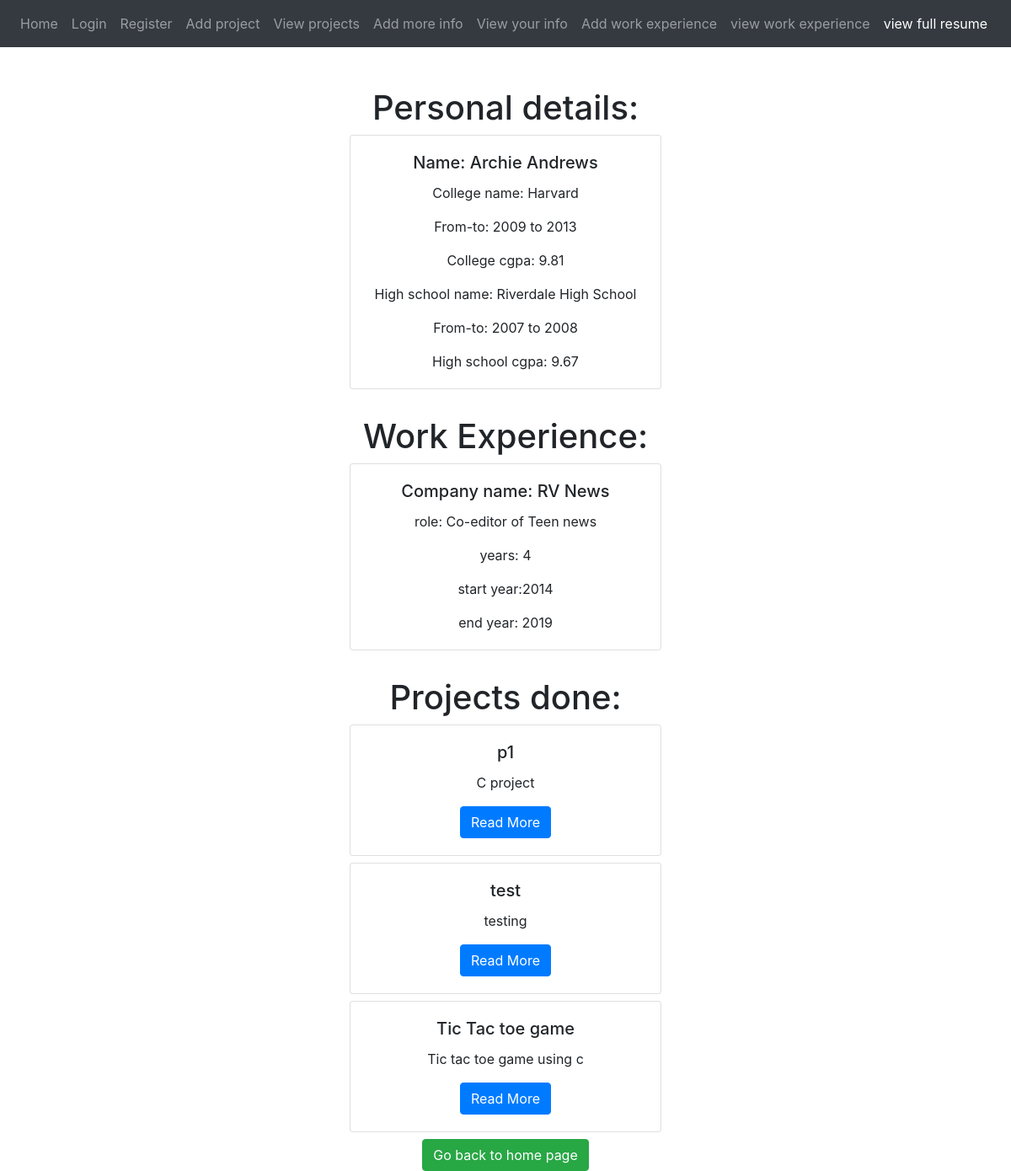
The page /fullview/ (signed in) on the database its author committed.
### Portf1/models.py (models this page shows, shortened)
class MoreInfo(models.Model):
 user=models.ForeignKey(User,on_delete=models.CASCADE,null=True,blank=False)
 firstname=models.CharField(max_length=300, null=True,verbose_name="first name",blank=False)
 lastname=models.CharField(max_length=300, null=True,verbose_name="last name",blank=False)
 collegename=models.CharField(max_length=200,null=True,verbose_name="college name",blank=False)
 major=models.CharField(max_length=200,null=True,blank=False)
 collegecgpa=models.FloatField(null=True,verbose_name="college cgpa",blank=False)
 college_start_year=models.IntegerField(null=True,blank=False)
 college_end_year=models.IntegerField(null=True,blank=False)
 Highschoolname=models.CharField(max_length=200,null=True,verbose_name="high school name",blank=False)
 Highschoolcgpa=models.FloatField(null=True,verbose_name="high school cgpa",blank=False)
 high_school_start_year=models.IntegerField(null=True,blank=False)
 high_school_end_year=models.IntegerField(null=True,blank=False)

class WorkExperience(models.Model):
 user=models.ForeignKey(User,on_delete=models.CASCADE,null=True,blank=False)
 company=models.CharField(max_length=300,null=True,blank=False)
 role=models.CharField(max_length=300, null=True,blank=False)
 years=models.IntegerField(null=True,blank=False)
 start_year=models.IntegerField(null=True,blank=False)
 end_year=models.IntegerField(null=True,blank=False)

class ProjectsList(models.Model):
 user=models.ForeignKey(User,on_delete=models.CASCADE,null=True)
 title = models.CharField(max_length=300,null=True,blank=False)
 short_desc=models.CharField(max_length=100,null=True,blank=False)
 description = models.TextField(null=True,blank=False)
 technology = models.CharField(max_length=20,null=True,blank=False)

### Portf1/views.py (the view)
# urls.py: path("fullview/", FullView, name='fullview'),
def FullView(response):
  MoreInfo1=MoreInfo.objects.filter(user=response.user)
  workexper1=WorkExperience.objects.filter(user=response.user)
  projects1=ProjectsList.objects.filter(user=response.user)
  args={'moreinfo':MoreInfo1, 'workexper':workexper1, 'projects':projects1}
  return render(response, "fullview.html", args)

### templates/fullview.html (shortened to what this page needs)
{% extends "base9.html" %}
{% block content %}
   <br/><br/>
   <center>
    <h1>Personal details:</h1>
    {% for morein in moreinfo%}
   <div class="col-md-4">
        <div class="card mb-2">
            <div class="card-body">
                <h5 class="card-title">Name: {{ morein.firstname }} {{morein.lastname}}</h5>
                <p class="card-text">College name: {{morein.collegename}}</p>
				<p class="card-text">From-to: {{morein.college_start_year}} to {{morein.college_end_year}}</p>
                <p class="card-text">College cgpa: {{morein.collegecgpa}}</p>
				<p class="card-text">High school name: {{morein.Highschoolname}}</p>
				<p class="card-text">From-to: {{morein.high_school_start_year}} to {{morein.high_school_end_year}}</p>
				<p class="card-text">High school cgpa: {{morein.Highschoolcgpa}}</p>
            </div>
        </div>
    </div>
    {% endfor %}
	<br/>
	<h1> Work Experience: </h1>
	{% for work in workexper%}
   <div class="col-md-4">
        <div class="card mb-2">
            <div class="card-body">
                <h5 class="card-title">Company name: {{work.company}}</h5>
                <p class="card-text">role: {{work.role}}</p>
                <p class="card-text">years: {{work.years}}</p>
				<p class="card-text">start year:{{work.start_year}}</p>
				<p class="card-text">end year: {{work.end_year}}</p>
            </div>
        </div>
    </div>
    {% endfor %}
	<br/>
	<h1> Projects done: </h1>
	{% for project in projects %}
   <div class="col-md-4">
        <div class="card mb-2">
            <div class="card-body">
                <h5 class="card-title">{{ project.title }}</h5>
                <p class="card-text">{{ project.short_desc }}</p>
                <a href="{% url 'project_detail' project.pk %}"
                   class="btn btn-primary">
                    Read More
                </a>
            </div>
        </div>
    </div>
    {% endfor %}
	   <a href="{% url 'logSuccess'%}" class="btn btn-success">Go back to home page</a>
	</center>
{% endblock %}

### templates/base9.html (shortened to what this page needs)
<html>
 <head>
  <link rel="stylesheet" href="https://maxcdn.bootstrapcdn.com/bootstrap/4.4.1/css/bootstrap.min.css">
 </head>
<header>
 <nav class="navbar navbar-expand-sm bg-dark navbar-dark">
  <ul class="navbar-nav">
    <li class="nav-item">
      <a class="nav-link" href="{% url 'home' %}">Home</a>
    </li>
    <li class="nav-item">
      <a class="nav-link" href="{% url 'login' %}">Login</a>
    </li>
	<li class="nav-item">
      <a class="nav-link" href="{% url 'register' %}">Register</a>
    </li>
    <li class="nav-item">
      <a class="nav-link" href="{% url 'create' %}">Add project</a>
    </li>
	<li class="nav-item">
      <a class="nav-link" href="{% url 'view' %}">View projects</a>
    </li>
	<li class="nav-item">
      <a class="nav-link" href="{% url 'addmoreinfo' %}">Add more info</a>
    </li>
	<li class="nav-item">
      <a class="nav-link" href="{% url 'viewmoreinfo' %}">View your info</a>
    </li>
    <li class="nav-item">
      <a class="nav-link" href="{% url 'addworkexper' %}">Add work experience</a>
    </li>
	<li class="nav-item">
      <a class="nav-link" href="{% url 'viewworkexper' %}">view work experience</a>
    </li>
	<li class="nav-item active">
      <a class="nav-link" href="{% url 'fullview' %}">view full resume</a>
    </li>
  </ul>
</nav>
</header>
{% block content %}
{% endblock %}

### rows shown on the page
MoreInfo: firstname "Archie", lastname "Andrews", collegename "Harvard", college_start_year "2009", college_end_year "2013", collegecgpa "9.81", Highschoolname "Riverdale High School", high_school_start_year "2007", high_school_end_year "2008", Highschoolcgpa "9.67"
WorkExperience: company "RV News", role "Co-editor of Teen news", years "4", start_year "2014", end_year "2019"
ProjectsList: title "p1", short_desc "C project"
ProjectsList: title "test", short_desc "testing"
ProjectsList: title "Tic Tac toe game", short_desc "Tic tac toe game using c"
